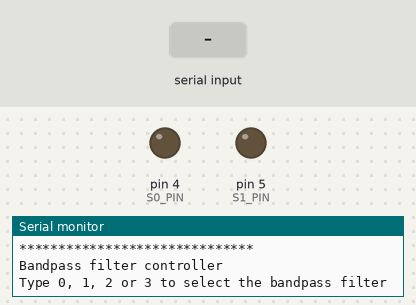
Simulated run of this sketch. Board: Arduino Uno, built with avr-gcc and run on an emulated ATmega328P. Parts: output pins drawn as LEDs (lit = HIGH), the last lines printed to the serial monitor. Inputs (shaded band) come from the test bench.

Above: at 1.2 s.
1.3 s: "30,150\n" received over Serial
At 1.6 s:
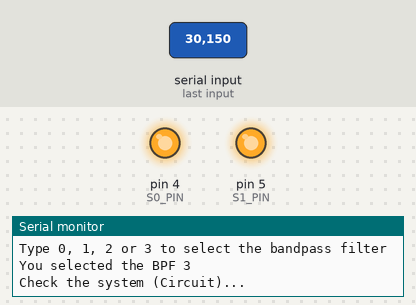
At 12.0 s:
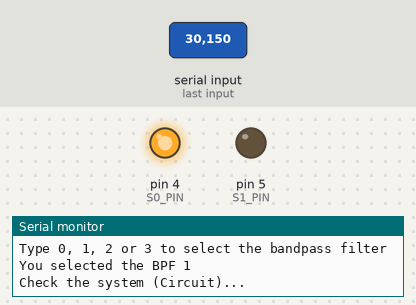
Timing chart, 0 to 13.0 s (numbered marks = the images above; inputs shaded):
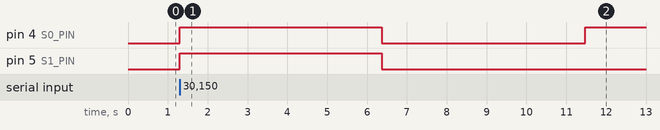

The sketch:

bpf_tester.ino
```cpp
/**
   Bandpass filter circuit tester.

   This sketch uses the Arduino IDE serial monitor to check the switches.
   You can select the bandpass filter by using the keyboard and typing 0, 1, 2 or 3.

   By Ricardo Lima Caratti, Jul 2020.
*/

#define S0_PIN   4 // FST3253 or SN74CBT3253D S0 pin
#define S1_PIN   5 // FST3253 or SN74CBT3253D S1 pin

void setup()
{
  Serial.begin(9600);
  while (!Serial) {};

  pinMode(S0_PIN, OUTPUT);
  pinMode(S1_PIN, OUTPUT);

  // Select the BPF 0
  digitalWrite(S0_PIN, LOW);
  digitalWrite(S1_PIN, LOW);

  showHelp();

}

void showHelp() {
  Serial.print("\n******************************");
  Serial.print("\nBandpass filter controller\n");
  Serial.print("\nType 0, 1, 2 or 3 to select the bandpass filter");
}

void loop()
{
  uint8_t bpf;
  if (Serial.available() > 0) {
    char key = Serial.read();
    if (key >= '0' && key <= '3' ) {
      bpf = key - '0';                            // Converts char digit number to integer value.
      Serial.print("\nYou selected the BPF ");
      Serial.print(bpf);
      digitalWrite(S0_PIN, (bpf & 1));            // Sets the S0 HIGH or LOW
      digitalWrite(S1_PIN, (bpf & 2));            // Sets the S1 HIGH or LOW
      Serial.print("\n\nCheck the system (Circuit)...\n\n");
      delay(5000);
      showHelp();
    }
  }
}
```

Measured:
- after the input at 1.3 s, pin 4 (S0_PIN): LOW → HIGH at once, → LOW 5.1 s later, → HIGH 5.1 s later; pin 5 (S1_PIN): LOW → HIGH at once, → LOW 5.1 s later
